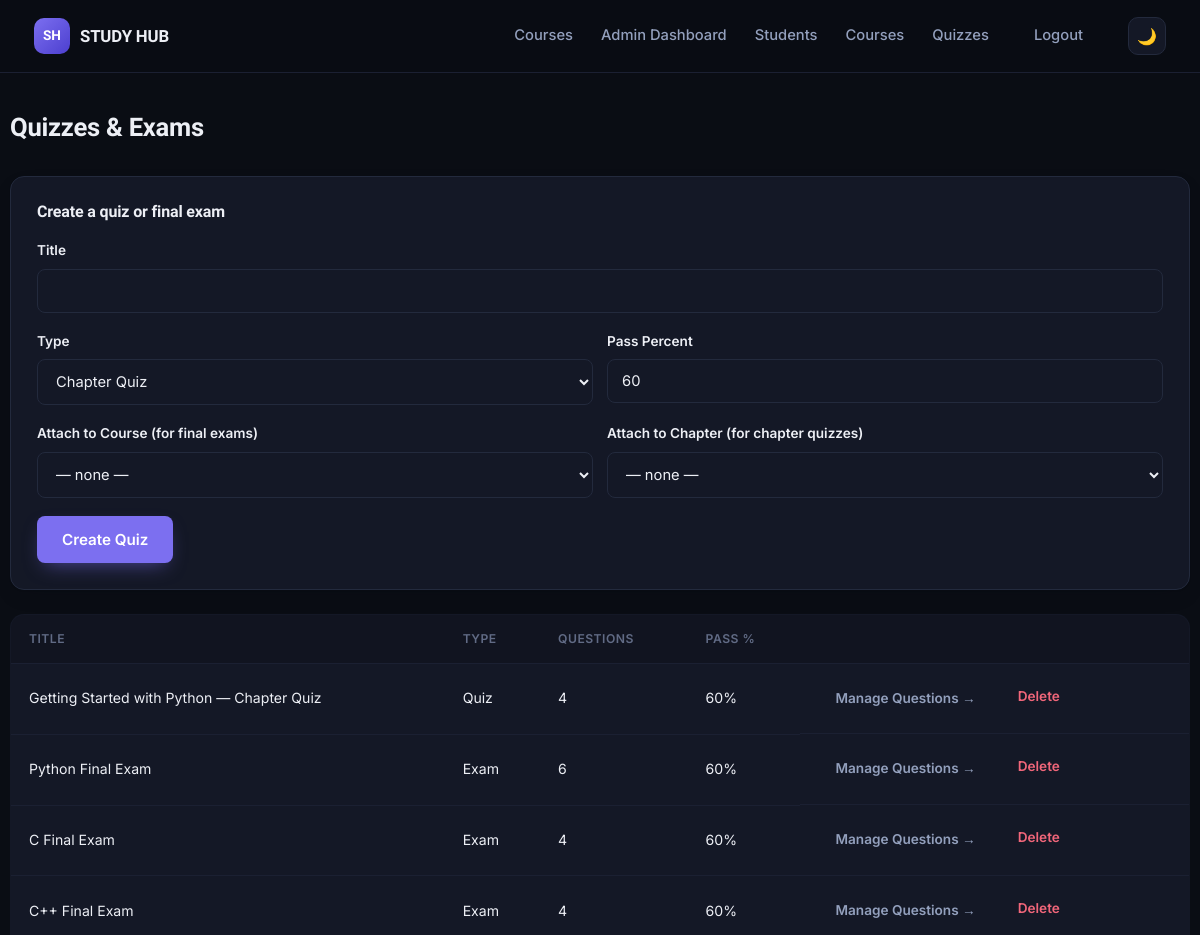
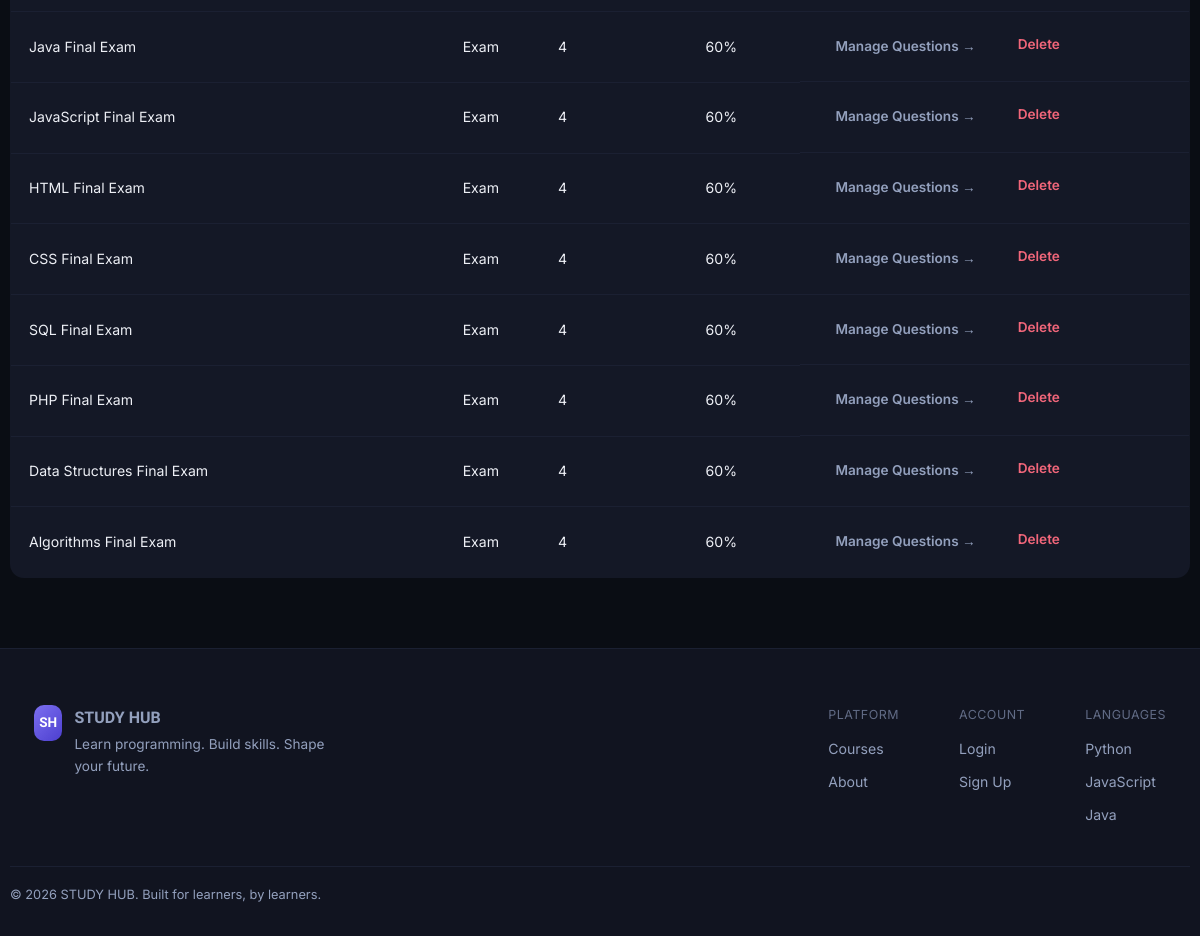
/admin/quizzes (signed in), run on the app's committed database (2 pictures, top to bottom).
### models.py (models this page shows, shortened)
class Quiz(db.Model):
    __tablename__ = "quizzes"
    id = db.Column(db.Integer, primary_key=True)
    course_id = db.Column(db.Integer, db.ForeignKey("courses.id"), nullable=True)
    chapter_id = db.Column(db.Integer, db.ForeignKey("chapters.id"), nullable=True)
    title = db.Column(db.String(140), nullable=False)
    kind = db.Column(db.String(10), default="quiz")  # "quiz" or "exam"
    pass_percent = db.Column(db.Integer, default=60)
    questions = db.relationship("Question", backref="quiz", lazy=True,
                                 order_by="Question.order", cascade="all, delete-orphan")
    course = db.relationship("Course", backref="exams", foreign_keys=[course_id])

### app.py (the view)
@app.route("/admin/quizzes")
@admin_required
def admin_quizzes():
    quizzes = Quiz.query.all()
    courses_all = Course.query.order_by(Course.order).all()
    return render_template("admin/quizzes.html", quizzes=quizzes, courses=courses_all)

### app.py (called while the page is built)
@login_manager.user_loader
def load_user(user_id):
    if user_id.startswith("student-"):
        return Student.query.get(int(user_id.split("-", 1)[1]))
    if user_id.startswith("admin-"):
        return Admin.query.get(int(user_id.split("-", 1)[1]))
    return None

def admin_required(fn):
    @wraps(fn)
    def wrapper(*args, **kwargs):
        if not current_user.is_authenticated or not isinstance(current_user, Admin):
            flash("Admin login required.", "error")
            return redirect(url_for("admin_login"))
        return fn(*args, **kwargs)
    return wrapper

@app.context_processor
def inject_globals():
    return {"current_year": datetime.utcnow().year}

### templates/admin/quizzes.html (shortened to what this page needs)
{% extends "base.html" %}
{% block content %}
<div class="container admin-shell">
  <div class="admin-head"><h1>Quizzes &amp; Exams</h1></div>
  <div class="card admin-panel">
    <h3>Create a quiz or final exam</h3>
    <form method="POST" action="{{ url_for('admin_quiz_add') }}">
      <div class="field"><label>Title</label><input type="text" name="title" required></div>
      <div class="field-row">
        <div class="field">
          <label>Type</label>
          <select name="kind">
            <option value="quiz">Chapter Quiz</option>
          </select>
        </div>
        <div class="field"><label>Pass Percent</label><input type="number" name="pass_percent" value="60" min="1" max="100"></div>
      </div>
      <div class="field-row">
        <div class="field">
          <label>Attach to Course (for final exams)</label>
          <select name="course_id">
            <option value="">— none —</option>
          </select>
        </div>
        <div class="field">
          <label>Attach to Chapter (for chapter quizzes)</label>
          <select name="chapter_id">
            <option value="">— none —</option>
          </select>
        </div>
      </div>
      <button type="submit" class="btn btn-primary">Create Quiz</button>
    </form>
  </div>
  <table class="admin-table">
    <thead><tr><th>Title</th><th>Type</th><th>Questions</th><th>Pass %</th><th></th></tr></thead>
    <tbody>
      {% for q in quizzes %}
      <tr>
        <td>{{ q.title }}</td>
        <td style="text-transform:capitalize;">{{ q.kind }}</td>
        <td>{{ q.questions|length }}</td>
        <td>{{ q.pass_percent }}%</td>
        <td class="row-actions">
          <a href="{{ url_for('admin_quiz_detail', quiz_id=q.id) }}" class="btn btn-ghost btn-sm">Manage Questions →</a>
          <form method="POST" action="{{ url_for('admin_quiz_delete', quiz_id=q.id) }}" class="inline-form" onsubmit="return confirm('Delete this quiz?');">
            <button type="submit" class="btn btn-ghost btn-sm" style="color:var(--danger);">Delete</button>
          </form>
        </td>
      </tr>
      {% else %}
      <tr><td colspan="5">No quizzes yet.</td></tr>
      {% endfor %}
    </tbody>
  </table>
</div>
{% endblock %}

### static/css/style.css (style rules this page uses)
:root { --font-display: "Sora", sans-serif; --font-body: "Inter", sans-serif; --font-mono: "JetBrains Mono", monospace; --radius-sm: 8px; --radius-md: 14px; --radius-lg: 22px; --accent: #7C6FF0; --accent-2: #34D3B0; --accent-3: #F0B84F; --danger: #F1667A; --shadow-card: 0 1px 2px rgba(10, 12, 20, 0.04), 0 8px 24px -12px rgba(10, 12, 20, 0.35); --shadow-pop: 0 20px 60px -20px rgba(20, 10, 60, 0.45); --transition: 160ms cubic-bezier(.4,0,.2,1); }
html[data-theme="dark"] { --bg: #0A0D14; --bg-elevated: #111420; --bg-card: #141826; --bg-card-hover: #181D2E; --border: #232A3D; --border-soft: #1B2032; --text-primary: #EDEFF5; --text-secondary: #93A0BD; --text-muted: #616B85; --code-bg: #0D1017; --nav-bg: rgba(10, 13, 20, 0.82); }
* { box-sizing: border-box; }
html { scroll-behavior: smooth; }
body { margin: 0; background: var(--bg); color: var(--text-primary); font-family: var(--font-body); line-height: 1.6; -webkit-font-smoothing: antialiased; transition: background var(--transition), color var(--transition); }
h1, h2, h3, h4 { font-family: var(--font-display); font-weight: 700; line-height: 1.15; margin: 0 0 .5em; letter-spacing: -0.01em; }
a { color: inherit; text-decoration: none; }
button { font-family: inherit; cursor: pointer; }
.container { max-width: 1180px; margin: 0 auto; padding: 0 24px; }
.btn { display: inline-flex; align-items: center; justify-content: center; gap: 8px; padding: 13px 24px; border-radius: var(--radius-sm); font-weight: 600; font-size: 0.95rem; border: 1px solid transparent; transition: transform var(--transition), background var(--transition), border-color var(--transition), box-shadow var(--transition); white-space: nowrap; }
.btn-primary { background: var(--accent); color: #fff; box-shadow: 0 8px 20px -8px rgba(124, 111, 240, 0.6); }
.btn-ghost { background: transparent; color: var(--text-secondary); border-color: transparent; }
.btn-sm { padding: 9px 16px; font-size: 0.85rem; }
.card { background: var(--bg-card); border: 1px solid var(--border); border-radius: var(--radius-md); box-shadow: var(--shadow-card); transition: transform var(--transition), border-color var(--transition), background var(--transition); }
.field { margin-bottom: 18px; }
.field label { display: block; font-size: 0.85rem; font-weight: 600; margin-bottom: 7px; }
.field input, .field select, .field textarea { width: 100%; padding: 12px 14px; border-radius: var(--radius-sm); border: 1px solid var(--border); background: var(--bg-card); color: var(--text-primary); font-family: inherit; font-size: 0.92rem; transition: border-color var(--transition), box-shadow var(--transition); }
.field-row { display: grid; grid-template-columns: 1fr 1fr; gap: 14px; }
.admin-shell { padding: 40px 0 70px; }
.admin-head { display: flex; justify-content: space-between; align-items: center; margin-bottom: 30px; flex-wrap: wrap; gap: 14px; }
.admin-head h1 { font-size: 1.6rem; margin-bottom: 4px; }
.admin-table { width: 100%; border-collapse: collapse; background: var(--bg-card); border: 1px solid var(--border); border-radius: var(--radius-md); overflow: hidden; }
.admin-table th, .admin-table td { padding: 14px 18px; text-align: left; font-size: 0.88rem; border-bottom: 1px solid var(--border-soft); }
.admin-table th { color: var(--text-muted); font-weight: 600; font-size: 0.76rem; text-transform: uppercase; letter-spacing: .04em; background: var(--bg-elevated); }
.admin-table tr:last-child td { border-bottom: none; }
.inline-form { display: inline; }
.row-actions { display: flex; gap: 8px; }
.admin-panel { padding: 26px; margin-bottom: 24px; }
.admin-panel h3 { font-size: 1rem; margin-bottom: 18px; }

### data on the page
Quiz: title "Getting Started with Python — Chapter Quiz", kind "Quiz", questions|length "4", pass_percent "60"
Quiz: title "Python Final Exam", kind "Exam", questions|length "6", pass_percent "60"
Quiz: title "C Final Exam", kind "Exam", questions|length "4", pass_percent "60"
Quiz: title "C++ Final Exam", kind "Exam", questions|length "4", pass_percent "60"
Quiz: title "Java Final Exam", kind "Exam", questions|length "4", pass_percent "60"
Quiz: title "JavaScript Final Exam", kind "Exam", questions|length "4", pass_percent "60"
Quiz: title "HTML Final Exam", kind "Exam", questions|length "4", pass_percent "60"
Quiz: title "CSS Final Exam", kind "Exam", questions|length "4", pass_percent "60"
Quiz: title "SQL Final Exam", kind "Exam", questions|length "4", pass_percent "60"
Quiz: title "PHP Final Exam", kind "Exam", questions|length "4", pass_percent "60"
Quiz: title "Data Structures Final Exam", kind "Exam", questions|length "4", pass_percent "60"
Quiz: title "Algorithms Final Exam", kind "Exam", questions|length "4", pass_percent "60"
